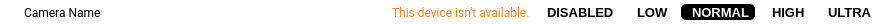
<?xml version="1.0" encoding="UTF-8"?>
<ui version="4.0">
 <class>MediaControlWidget</class>
 <widget class="QWidget" name="MediaControlWidget">
  <property name="geometry">
   <rect>
    <x>0</x>
    <y>0</y>
    <width>879</width>
    <height>24</height>
   </rect>
  </property>
  <property name="minimumSize">
   <size>
    <width>0</width>
    <height>24</height>
   </size>
  </property>
  <property name="maximumSize">
   <size>
    <width>16777215</width>
    <height>24</height>
   </size>
  </property>
  <property name="windowTitle">
   <string>Form</string>
  </property>
  <property name="styleSheet">
   <string notr="true">.QWidget {
	background-color: white;
	border-radius: 5px;
}

QRadioButton::indicator {
	width: 0px; 
	height: 0px; 
}

QRadioButton {
	background-color: transparent;
	color: black;
	border-radius: 5px;
	padding-left:5px;
	padding-right:5px;
	font-family: &quot;Roboto&quot;;
	font-size: 10pt;
	font-weight: bold;
}

QRadioButton:checked {
	background-color: black;
	color: white;
}</string>
  </property>
  <layout class="QHBoxLayout" name="horizontalLayout">
   <property name="leftMargin">
    <number>0</number>
   </property>
   <property name="topMargin">
    <number>0</number>
   </property>
   <property name="rightMargin">
    <number>0</number>
   </property>
   <property name="bottomMargin">
    <number>0</number>
   </property>
   <item>
    <widget class="QLabel" name="graphicLabel">
     <property name="minimumSize">
      <size>
       <width>18</width>
       <height>18</height>
      </size>
     </property>
     <property name="maximumSize">
      <size>
       <width>18</width>
       <height>18</height>
      </size>
     </property>
     <property name="styleSheet">
      <string notr="true">qproperty-pixmap: url(:/icons/camera_black_18px.png);</string>
     </property>
    </widget>
   </item>
   <item>
    <widget class="QLabel" name="nameLabel">
     <property name="font">
      <font>
       <family>Roboto</family>
      </font>
     </property>
     <property name="text">
      <string>Camera Name</string>
     </property>
    </widget>
   </item>
   <item>
    <spacer name="horizontalSpacer">
     <property name="orientation">
      <enum>Qt::Horizontal</enum>
     </property>
     <property name="sizeHint" stdset="0">
      <size>
       <width>386</width>
       <height>16</height>
      </size>
     </property>
    </spacer>
   </item>
   <item>
    <widget class="QLabel" name="unavailableLabel">
     <property name="font">
      <font>
       <family>Roboto</family>
      </font>
     </property>
     <property name="styleSheet">
      <string notr="true">color: #F57F17;</string>
     </property>
     <property name="text">
      <string>This device isn't available.</string>
     </property>
    </widget>
   </item>
   <item>
    <widget class="QRadioButton" name="disabledRadioButton">
     <property name="text">
      <string>DISABLED</string>
     </property>
     <property name="checked">
      <bool>false</bool>
     </property>
    </widget>
   </item>
   <item>
    <widget class="QRadioButton" name="lowRadioButton">
     <property name="text">
      <string>LOW</string>
     </property>
     <property name="checked">
      <bool>false</bool>
     </property>
    </widget>
   </item>
   <item>
    <widget class="QRadioButton" name="normalRadioButton">
     <property name="text">
      <string>NORMAL</string>
     </property>
     <property name="checked">
      <bool>true</bool>
     </property>
    </widget>
   </item>
   <item>
    <widget class="QRadioButton" name="highRadioButton">
     <property name="text">
      <string>HIGH</string>
     </property>
    </widget>
   </item>
   <item>
    <widget class="QRadioButton" name="ultraRadioButton">
     <property name="text">
      <string>ULTRA</string>
     </property>
    </widget>
   </item>
  </layout>
 </widget>
 <resources/>
 <connections/>
</ui>
